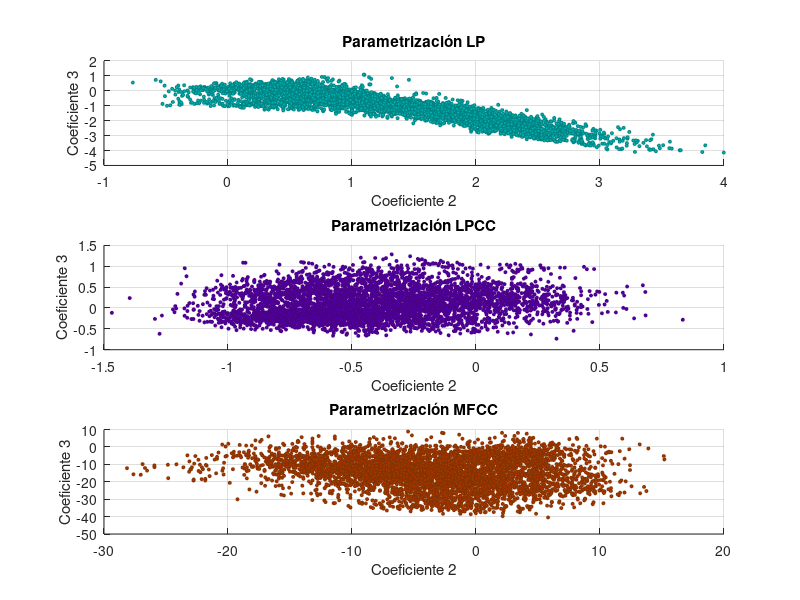

Source code (MATLAB):
%% Gráficas

%LP

    datos_lp = load('lp_2_3.txt');
    coef_2_lp = datos_lp(:,1);
    coef_3_lp = datos_lp(:,2);
    sz=5;
    
    subplot(3,1,1);
    scatter(coef_2_lp, coef_3_lp, sz, 'filled', 'MarkerEdgeColor',[0 .5 .5],'MarkerFaceColor',[0 .7 .7],'LineWidth',0.5);
    title('Parametrización LP')
    xlabel('Coeficiente 2')
    ylabel('Coeficiente 3')
    grid on


%LPCC

    datos_lpcc = load('lpcc_2_3.txt');
    coef_2_lpcc = datos_lpcc(:,1);
    coef_3_lpcc = datos_lpcc(:,2);
    sz=5;
    
    subplot(3,1,2);
    scatter(coef_2_lpcc, coef_3_lpcc, sz, 'filled','MarkerEdgeColor',[.3 0 .5],'MarkerFaceColor',[.3 0 .7],'LineWidth',0.5);
    title('Parametrización LPCC')
    xlabel('Coeficiente 2')
    ylabel('Coeficiente 3')
    grid on

%MFCC

    datos_mfcc = load('mfcc_2_3.txt');
    coef_2_mfcc = datos_mfcc(:,1);
    coef_3_mfcc = datos_mfcc(:,2);
    sz=5;
    
    subplot(3,1,3);
    scatter(coef_2_mfcc, coef_3_mfcc, sz, 'filled', 'MarkerEdgeColor',[.5 .2 0],'MarkerFaceColor',[.7 .2 0],'LineWidth',0.5);
    title('Parametrización MFCC')
    xlabel('Coeficiente 2')
    ylabel('Coeficiente 3')
    grid on